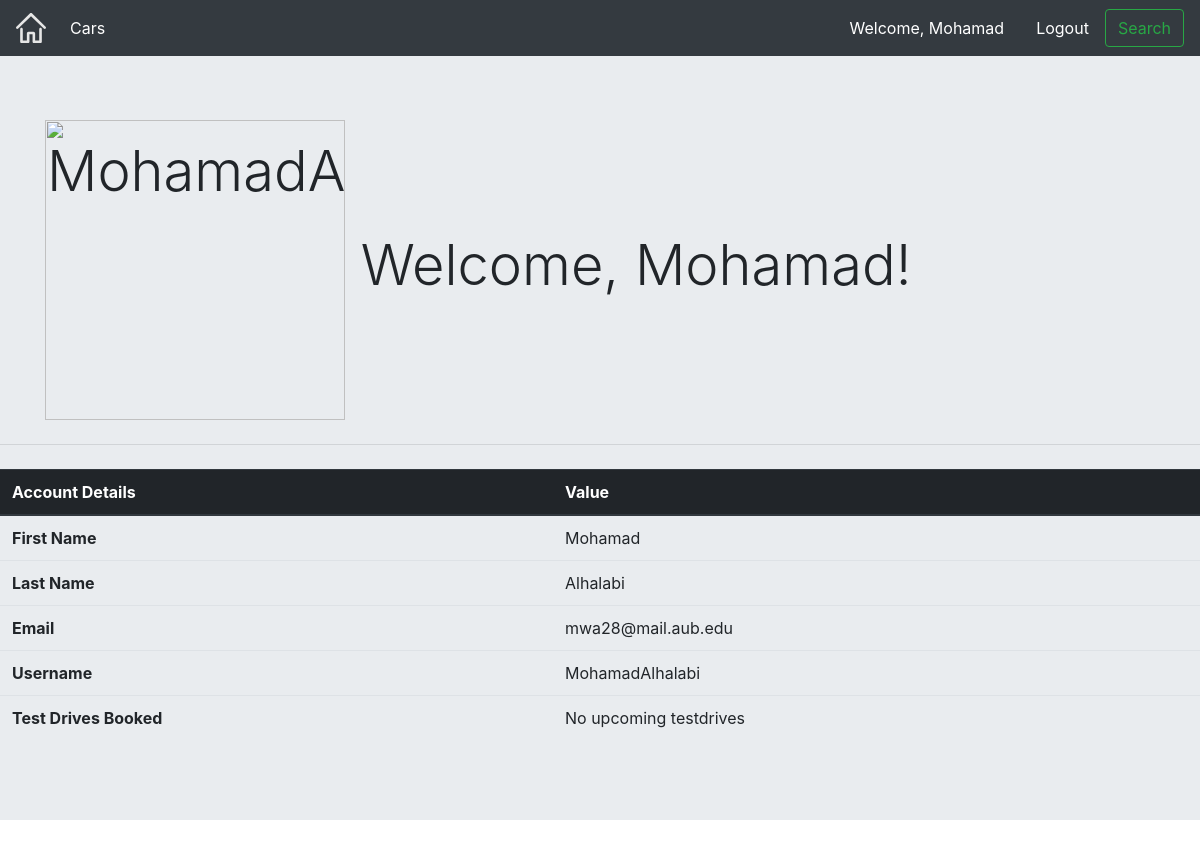
Before: /accounts/profile/MohamadAlhalabi with the older database file.
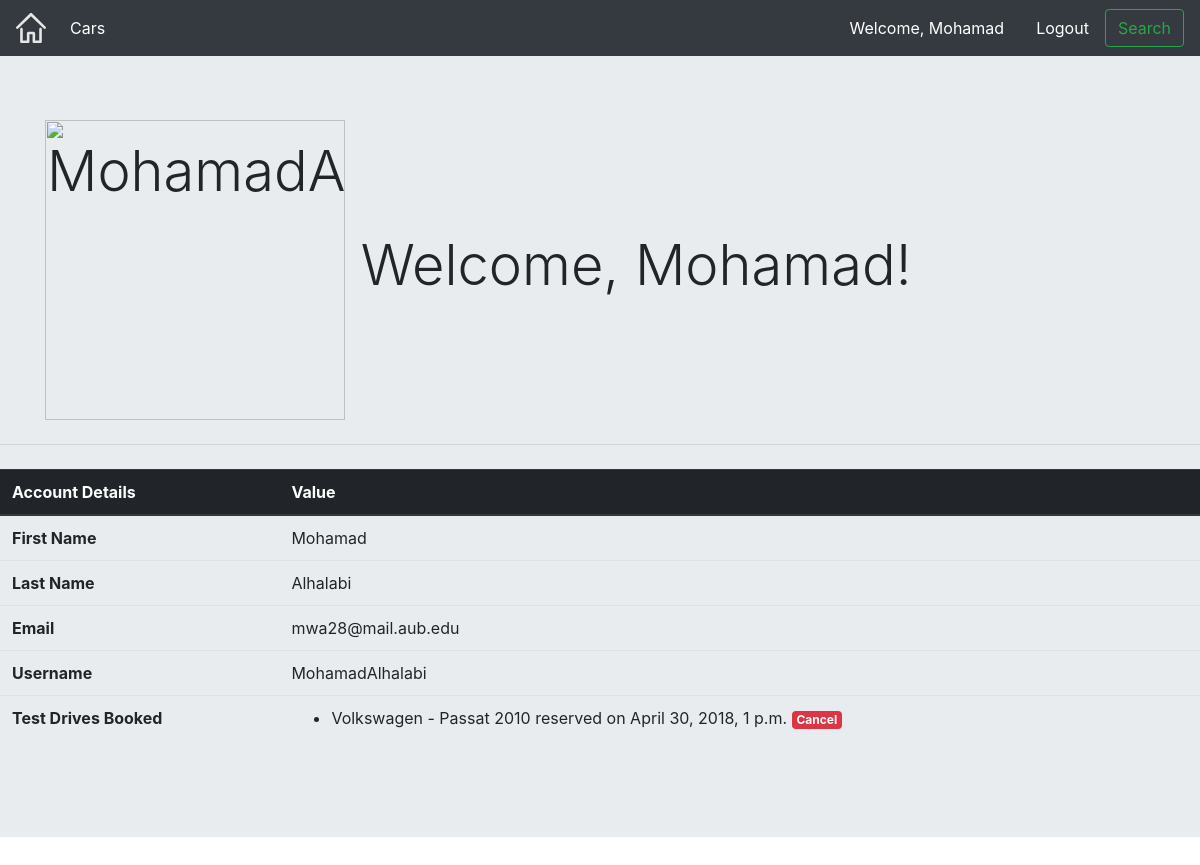
After: the same page with the newer database file.
### testdrive/models.py (models this page shows, shortened)
class TDModel(models.Model):
    driveDate = models.DateTimeField('Test Drive Date', default=datetime.now)
    driveCar = models.ForeignKey(CarModel, on_delete=models.CASCADE, default=1)
    driver = models.ForeignKey(User, on_delete=models.CASCADE, default=1)

### cars/models.py (models this page shows, shortened)
class CarModel(models.Model):
    CarImg = models.FileField()
    CarBrand = models.CharField(max_length=45)
    Model = models.CharField(max_length=45)
    Year = models.CharField(max_length=40)
    Engine = models.CharField(max_length=40)
    Cylinders = models.CharField(max_length=16)
    DoorsNum = models.CharField(max_length=40)
    Weight = models.CharField(max_length=40)
    Fuel = models.CharField(max_length=15)
    BodyType = models.CharField(max_length=20)
    Transmission = models.CharField(max_length=45)
    HP = models.CharField(max_length=40)
    TopSpeed = models.CharField(max_length=40)
    FuelCapacity = models.CharField(max_length=40)
    Country = models.CharField(max_length=45)
    Mileage = models.CharField(max_length=40)
    Color = models.CharField(max_length=45)
    def __str__(self):
        return self.CarBrand + ' - ' + self.Model + ' ' + self.Year

### accounts/views.py (the view)
# urls.py: url(r'^profile/(?P<username>[a-zA-Z0-9]+)$', views.get_user_profile, name='profile'),
def get_user_profile(request, username):
    user = User.objects.get(username=username)
    upcoming = []
    testdrive = TDModel.objects.filter(driver=user)
    for drive in testdrive:
        if drive.driveDate> timezone.now():
            upcoming.append(drive)
    return render(request, 'accounts/user_profile.html', {"user": user, 'upcoming': upcoming})

### templates/accounts/user_profile.html (shortened to what this page needs)
{% extends   'exterior.html' %}
{% load staticfiles %}
{% block login %}
        {% if user.is_authenticated %}
            <a class="nav-item nav-link" href="{% url 'accounts:profile' username=user.username %}" style="color: white; ">Welcome, {{ user.first_name }}</a>
        {% else %}
            <a class="nav-item nav-link" href="{% url 'accounts:login' %}" style="color: white; ">Login</a>
        {% endif %}
    {% endblock %}
    {% block logout %}
        {% if user.is_authenticated %}
            <a class="nav-item nav-link" href="{% url 'accounts:logout' %}" style="color: white; ">Logout</a>
        {% else %}
            <a class="nav-item nav-link" href="{% url 'accounts:register' %}" style="color:white;">Register</a>
        {% endif %}
    {% endblock %}
{% block content %}
    <div class="jumbotron jumbotron-fluid">
  <div class="container">
    <h1 class="display-4"> <img src="{% static 'img/back.jpg' %}" style="width: 300px;" alt="{{user.username}}"> Welcome, {{ user.first_name }}!</h1>
  </div>
    <hr class="my-4">
        <p class="lead">
        <table class="table">
        <thead class="thead-dark">
        <tr>
            <th scope="col">Account Details</th>
            <th scope="col">Value</th>
    </tr>
  </thead>
  <tbody>
    <tr>
      <th scope="row">First Name</th>
      <td>{{user.first_name}}</td>
    </tr>
    <tr>
      <th scope="row">Last Name</th>
      <td>{{user.last_name}}</td>
    </tr>
    <tr>
      <th scope="row">Email</th>
      <td>{{user.email}}</td>
    </tr>
  <tr>
      <th scope="row">Username</th>
      <td>{{user.username}}</td>
    </tr>
  <tr>
      <th scope="row">Test Drives Booked</th>
  <td>
  {% if upcoming %}
       <ul>
      {% for drive in upcoming %}
          <li>{{ drive.driveCar }} reserved on {{drive.driveDate}} <a class="badge badge-danger" href="{% url 'testdrive:delete' drive.pk %}">Cancel</a></li>
      {% endfor %}
      </ul>
      {% else %}
      No upcoming testdrives
  {% endif %}
  </td>
    </tr>
  </tbody>
</table>
</div>
{% endblock %}

Changed rows visible on the page:
added TDModel: driveCar "Volkswagen - Passat 2010", driveDate "April 30, 2018, 1 p.m."
Other visible differences:
text no longer shown: "No upcoming testdrives"
